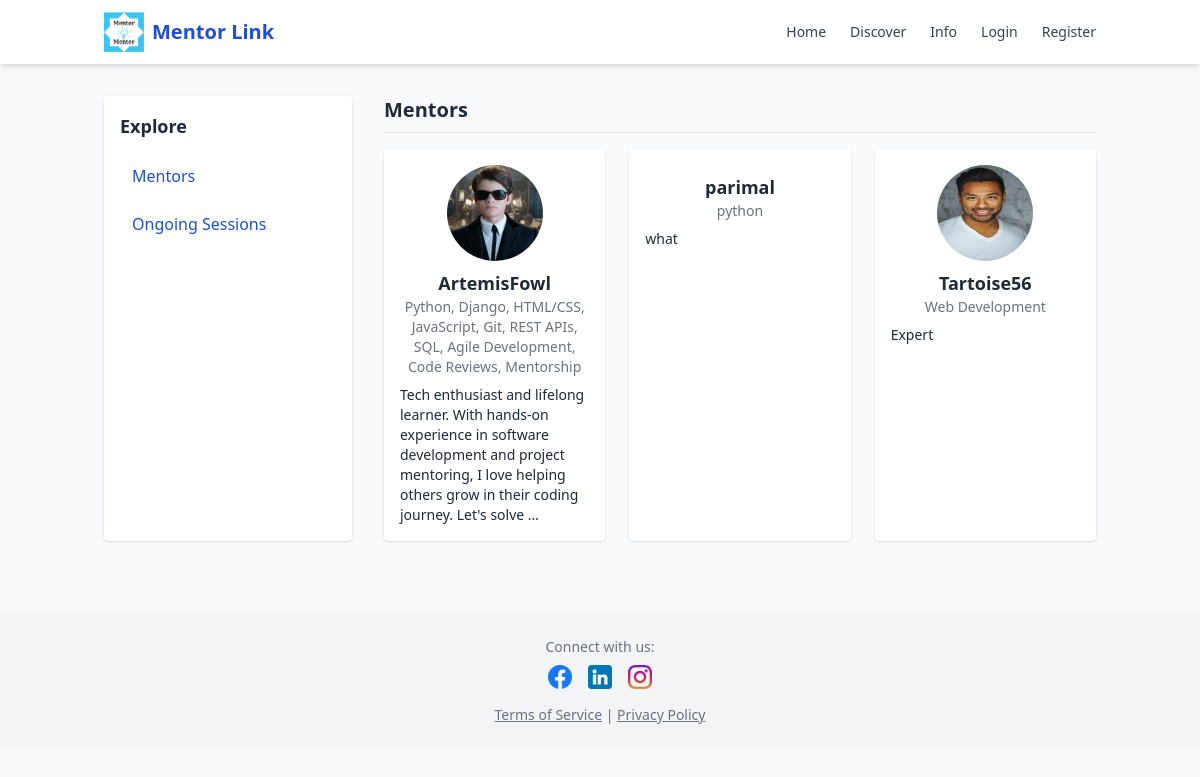
The page /discover/ on the database its author committed.
### mentor/models.py (models this page shows, shortened)
class Profile(models.Model):
    USER_TYPES = (
        ('mentor', 'Mentor'),
        ('mentee', 'Mentee'),
    )
    user = models.OneToOneField(User, on_delete=models.CASCADE)
    user_type = models.CharField(max_length=10, choices=USER_TYPES)
    bio = models.TextField(blank=True)
    skills = models.TextField(blank=True)
    availability = models.CharField(max_length=100, blank=True)
    profile_picture = models.ImageField(upload_to='profiles/', blank=True, null=True)

### mentor/views.py (the view)
# urls.py: path("discover/", discover, name="discover"),
def discover(request):
    mentors = Profile.objects.filter(user_type='mentor')
    sessions = Session.objects.all()
    return render(request, 'discover.html', {
        'mentors': mentors,
        'sessions': sessions
    })

### mentor/templates/discover.html (shortened to what this page needs)
{% extends 'base.html' %}
{% block content %}
<div class="flex flex-col lg:flex-row gap-8">
    <aside class="w-full lg:w-1/4 bg-white p-4 rounded shadow">
        <h2 class="text-lg font-semibold mb-4">Explore</h2>
        <ul class="space-y-2">
            <li>
                <button onclick="showSection('mentors')" class="w-full text-left px-3 py-2 rounded hover:bg-blue-100 text-blue-700 font-medium">Mentors</button>
            </li>
            <li>
                <button onclick="showSection('sessions')" class="w-full text-left px-3 py-2 rounded hover:bg-blue-100 text-blue-700 font-medium">Ongoing Sessions</button>
            </li>
        </ul>
    </aside>
    <div class="flex-1 space-y-10">
        <section id="mentors" class="">
            <h2 class="text-xl font-semibold mb-4 border-b pb-2">Mentors</h2>
            {% if mentors %}
                <div class="grid grid-cols-1 sm:grid-cols-2 lg:grid-cols-3 gap-6">
                    {% for mentor in mentors %}
                        <div class="bg-white p-4 rounded shadow">
                            {% if mentor.profile_picture %}
                                <img src="{{ mentor.profile_picture.url }}" alt="Profile" class="h-24 w-24 rounded-full mx-auto">
                            {% endif %}
                            <h3 class="text-center text-lg font-semibold mt-2">{{ mentor.user.get_full_name|default:mentor.user.username }}</h3>
                            <p class="text-center text-sm text-gray-500">{{ mentor.skills|default:"No skills listed" }}</p>
                            <p class="mt-2 text-sm">{{ mentor.bio|truncatewords:25 }}</p>
                        </div>
                    {% endfor %}
                </div>
            {% else %}
                <p class="text-gray-500">No mentors available right now.</p>
            {% endif %}
        </section>
    </div>
</div>
{% endblock %}

### rows shown on the page
Profile: profile_picture (picture), user.get_full_name "ArtemisFowl", skills "Python, Django, HTML/CSS, JavaScript, Git, REST APIs, SQL, Agile Development, Code Reviews, Mentorship", bio "Tech enthusiast and lifelong learner. With hands-on experience in software development and project mentoring, I love helping others grow in their coding journey. Let's solve …"
Profile: user.get_full_name "parimal", skills "python", bio "what"
Profile: profile_picture (picture), user.get_full_name "Tartoise56", skills "Web Development", bio "Expert"
